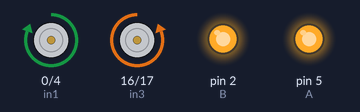
Simulated run of this sketch. Board: Arduino Uno, built with avr-gcc and run on an emulated ATmega328P. Parts: motor-driver pin pairs drawn as motors (green arrow = first pin HIGH = forward, orange = second pin HIGH = backward, longer = more drive), output pins drawn as LEDs (lit = HIGH).

Above: at 2.5 s.
At 7.5 s:
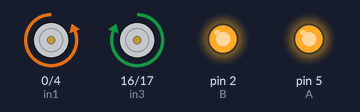
At 12.5 s:
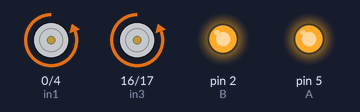
At 17.5 s:
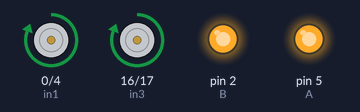
At 21.0 s:
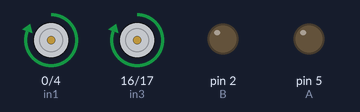
Timing chart, 0 to 28.6 s (numbered marks = the images above):
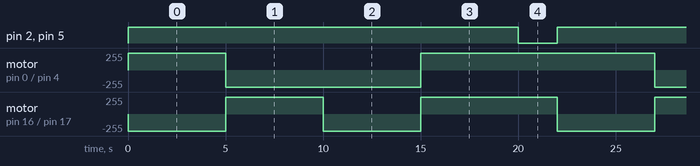

The sketch:

Lab_10_record_TEST_10.1.2.ino
```cpp
int A = 5;
int B = 2;
int in1 = 0;
int in2 = 4;
int in3 = 16;
int in4 = 17;

void setup() {
  pinMode(A, OUTPUT);
  pinMode(B, OUTPUT);
  pinMode(in1,OUTPUT);
  pinMode(in2,OUTPUT);
  pinMode(in3,OUTPUT);
  pinMode(in4,OUTPUT);
}
void loop() {
  //ถอยหลัง
  digitalWrite(A, HIGH); //ENABLE A
  digitalWrite(in1, HIGH); //CCW
  digitalWrite(in2, LOW);
  digitalWrite(B, HIGH);//ENABLE B
  digitalWrite(in3, LOW); //CCW
  digitalWrite(in4, HIGH);
  delay(5000);
  //เดินหน้า
  digitalWrite(A, HIGH); //ENABLE A
  digitalWrite(in1, LOW); //CCW
  digitalWrite(in2, HIGH);
  digitalWrite(B, HIGH);//ENABLE B
  digitalWrite(in3, HIGH); //CW
  digitalWrite(in4, LOW);
  delay(5000);
  //เลี้ยวซ้าย
  digitalWrite(A, HIGH); //ENABLE A
  digitalWrite(in1, LOW); //CCW
  digitalWrite(in2, HIGH);
  digitalWrite(B, HIGH);//ENABLE B
  digitalWrite(in3, LOW); //CCW
  digitalWrite(in4, HIGH);
  delay(5000);
  //เลี้ยวขวา
  digitalWrite(A, HIGH); //ENABLE A
  digitalWrite(in1, HIGH); //CCW
  digitalWrite(in2, LOW);
  digitalWrite(B, HIGH);//ENABLE B
  digitalWrite(in3, HIGH); //CW
  digitalWrite(in4, LOW);
  delay(5000);
  digitalWrite(A, LOW); //ENABLE A – Motor STOP
  digitalWrite(B, LOW); //ENABLE B – Motor STOP
  delay(2000);
}
```

Measured:
- by itself, pin 2 (B), pin 5 (A): alternates HIGH for 20.0 s and LOW for 2.0 s
- by itself, motor on pin 0 (in1) / pin 4 (in2): repeats every 22.0 s: backward 255/255 10.0 s, forward 255/255 12.0 s
- by itself, motor on pin 16 (in3) / pin 17 (in4): repeats every 22.0 s: forward 255/255 5.0 s, backward 255/255 5.0 s, forward 255/255 7.0 s, backward 255/255 5.0 s
